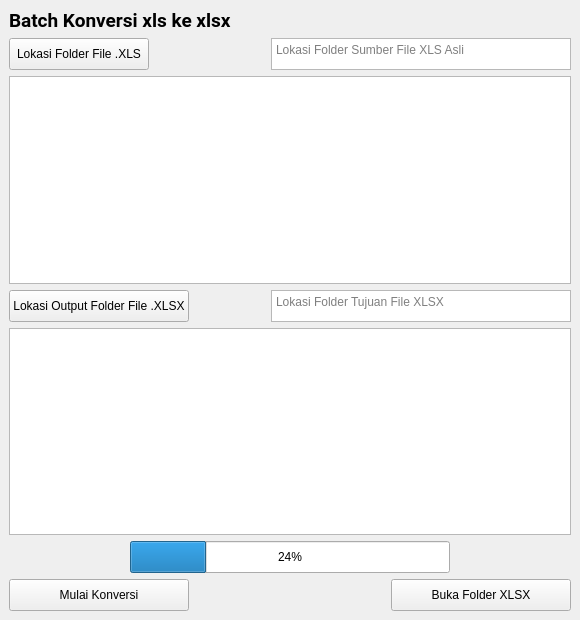
<?xml version="1.0" encoding="UTF-8"?>
<ui version="4.0">
 <class>MainWindow</class>
 <widget class="QMainWindow" name="MainWindow">
  <property name="geometry">
   <rect>
    <x>0</x>
    <y>0</y>
    <width>580</width>
    <height>620</height>
   </rect>
  </property>
  <property name="maximumSize">
   <size>
    <width>580</width>
    <height>620</height>
   </size>
  </property>
  <property name="windowTitle">
   <string>Batch Convert XLS to XLSX</string>
  </property>
  <property name="windowIcon">
   <iconset resource="../resources.qrc">
    <normaloff>:/IMAGE/bg/logo.ico</normaloff>:/IMAGE/bg/logo.ico</iconset>
  </property>
  <widget class="QWidget" name="main_vLayout">
   <layout class="QVBoxLayout" name="verticalLayout">
    <item>
     <widget class="QLabel" name="label_judul">
      <property name="font">
       <font>
        <family>Roboto</family>
        <pointsize>14</pointsize>
        <bold>true</bold>
       </font>
      </property>
      <property name="text">
       <string>Batch Konversi xls ke xlsx</string>
      </property>
     </widget>
    </item>
    <item>
     <layout class="QHBoxLayout" name="sourceBtn_hLayout">
      <property name="spacing">
       <number>6</number>
      </property>
      <item>
       <widget class="QPushButton" name="LokasiSumberFolder_btn">
        <property name="minimumSize">
         <size>
          <width>140</width>
          <height>32</height>
         </size>
        </property>
        <property name="maximumSize">
         <size>
          <width>182</width>
          <height>32</height>
         </size>
        </property>
        <property name="text">
         <string>Lokasi Folder File .XLS</string>
        </property>
       </widget>
      </item>
      <item>
       <spacer name="horizontalSpacer">
        <property name="orientation">
         <enum>Qt::Horizontal</enum>
        </property>
        <property name="sizeHint" stdset="0">
         <size>
          <width>20</width>
          <height>20</height>
         </size>
        </property>
       </spacer>
      </item>
      <item>
       <widget class="QTextBrowser" name="textBrowser_lokasiSumber">
        <property name="minimumSize">
         <size>
          <width>300</width>
          <height>32</height>
         </size>
        </property>
        <property name="maximumSize">
         <size>
          <width>16777215</width>
          <height>32</height>
         </size>
        </property>
        <property name="placeholderText">
         <string>Lokasi Folder Sumber File XLS Asli</string>
        </property>
       </widget>
      </item>
     </layout>
    </item>
    <item>
     <widget class="QListWidget" name="listFileItems_lokasiSumber"/>
    </item>
    <item>
     <layout class="QHBoxLayout" name="outputBtn_hLayout">
      <item>
       <widget class="QPushButton" name="LokasiOutputFolder_btn">
        <property name="minimumSize">
         <size>
          <width>0</width>
          <height>32</height>
         </size>
        </property>
        <property name="maximumSize">
         <size>
          <width>200</width>
          <height>32</height>
         </size>
        </property>
        <property name="text">
         <string>Lokasi Output Folder File .XLSX</string>
        </property>
       </widget>
      </item>
      <item>
       <spacer name="horizontalSpacer_2">
        <property name="orientation">
         <enum>Qt::Horizontal</enum>
        </property>
        <property name="sizeHint" stdset="0">
         <size>
          <width>20</width>
          <height>20</height>
         </size>
        </property>
       </spacer>
      </item>
      <item>
       <widget class="QTextBrowser" name="textBrowser_lokasiTujuan">
        <property name="minimumSize">
         <size>
          <width>300</width>
          <height>32</height>
         </size>
        </property>
        <property name="maximumSize">
         <size>
          <width>16777215</width>
          <height>32</height>
         </size>
        </property>
        <property name="placeholderText">
         <string>Lokasi Folder Tujuan File XLSX</string>
        </property>
       </widget>
      </item>
     </layout>
    </item>
    <item>
     <widget class="QListWidget" name="listFileItems_lokasiTujuan"/>
    </item>
    <item alignment="Qt::AlignHCenter">
     <widget class="QProgressBar" name="progressBar">
      <property name="minimumSize">
       <size>
        <width>320</width>
        <height>32</height>
       </size>
      </property>
      <property name="value">
       <number>24</number>
      </property>
     </widget>
    </item>
    <item>
     <layout class="QHBoxLayout" name="submitBtn_hlLayout">
      <item>
       <widget class="QPushButton" name="konversi_Btn">
        <property name="minimumSize">
         <size>
          <width>180</width>
          <height>32</height>
         </size>
        </property>
        <property name="maximumSize">
         <size>
          <width>180</width>
          <height>32</height>
         </size>
        </property>
        <property name="text">
         <string>Mulai Konversi</string>
        </property>
       </widget>
      </item>
      <item>
       <spacer name="horizontalSpacer_3">
        <property name="orientation">
         <enum>Qt::Horizontal</enum>
        </property>
        <property name="sizeHint" stdset="0">
         <size>
          <width>40</width>
          <height>20</height>
         </size>
        </property>
       </spacer>
      </item>
      <item>
       <widget class="QPushButton" name="openFolderOutputXLSX_btn">
        <property name="minimumSize">
         <size>
          <width>180</width>
          <height>32</height>
         </size>
        </property>
        <property name="maximumSize">
         <size>
          <width>180</width>
          <height>32</height>
         </size>
        </property>
        <property name="text">
         <string>Buka Folder XLSX</string>
        </property>
       </widget>
      </item>
     </layout>
    </item>
   </layout>
  </widget>
 </widget>
 <resources>
  <include location="../resources.qrc"/>
 </resources>
 <connections/>
</ui>
